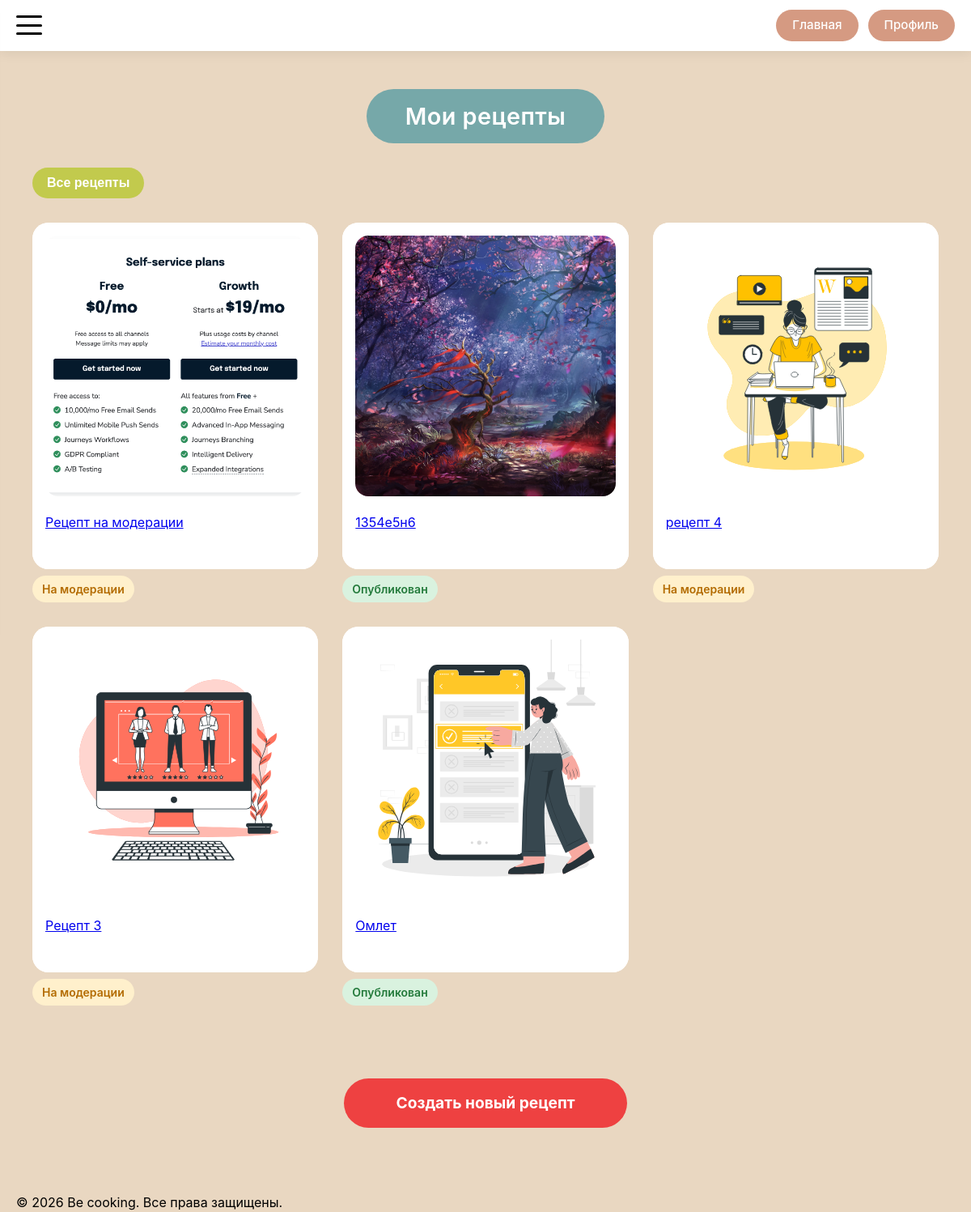
/my-recipes (signed in), run on an earlier commit of the app's database.
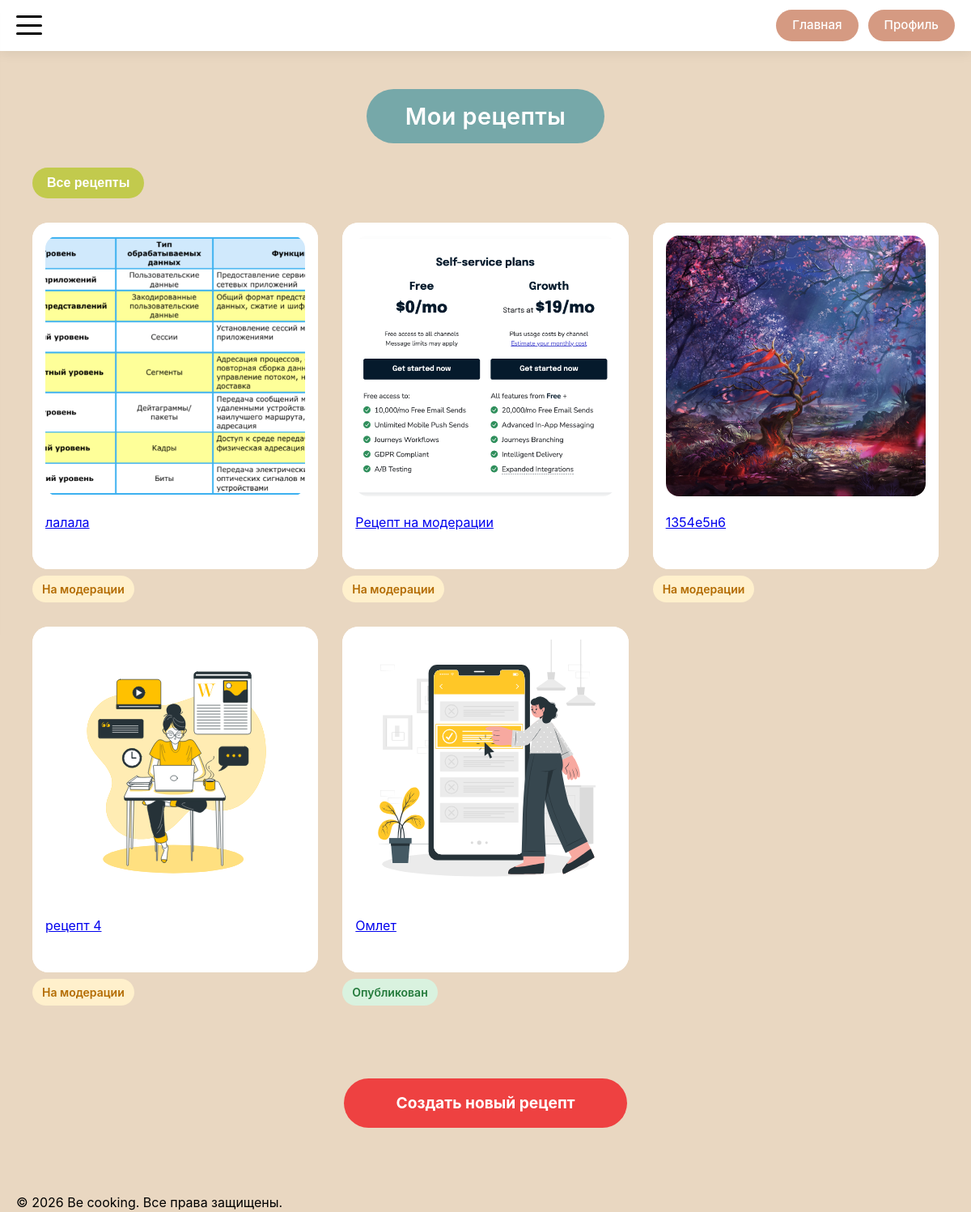
And on a later commit of the database.
### models.py (models this page shows)
class Recipe(db.Model):
    __tablename__ = 'recipe'
    id = db.Column(db.Integer, primary_key=True)
    title = db.Column(db.String(200), nullable=False)
    description = db.Column(db.Text)
    author_id = db.Column(db.Integer, db.ForeignKey('user.id'), nullable=False)
    status = db.Column(db.Enum(RecipeStatusEnum), nullable=False, default=RecipeStatusEnum.PENDING)
    created_at = db.Column(db.DateTime, default=datetime.utcnow)
    updated_at = db.Column(db.DateTime, default=datetime.utcnow, onupdate=datetime.utcnow)
    main_image_url = db.Column(db.String(300))
    ingredients = db.Column(db.JSON)  # В SQLAlchemy JSON может хранить массивы
    steps = db.relationship('RecipeStep', backref='recipe', lazy='dynamic', cascade='all, delete-orphan')
    comments = db.relationship('Comment', backref='recipe', lazy='dynamic', cascade='all, delete-orphan')
    notes = db.relationship('Note', backref='recipe', lazy='dynamic', cascade='all, delete-orphan')
    favorites = db.relationship('Favorite', backref='recipe', lazy='dynamic', cascade='all, delete-orphan')
    cart_items = db.relationship('CartItem', backref='recipe', lazy='dynamic', cascade='all, delete-orphan')

### routes/recipe_routes.py (the view, shortened to what this page needs)
@app.route('/my-recipes')
@login_required
def my_recipes():
    limit = request.args.get('limit', 9, type=int)
    offset = request.args.get('offset', 0, type=int)
    status = request.args.get('status')
    recipes_query = Recipe.query.filter_by(
        author_id=current_user.id
    )
    recipes_query = recipes_query.order_by(Recipe.created_at.desc())
    total = recipes_query.count()
    my_recipes = recipes_query.offset(offset).limit(limit).all()
    has_next = offset + limit < total
    has_prev = offset > 0
    status_labels = {
        'published': 'Опубликованные',
        'pending': 'На модерации',
        'rejected': 'Отклонённые'
    }
    return render_template(
        'my_recipes/my_recipes.html',
        my_recipes=my_recipes,
        limit=limit,
        offset=offset,
        has_next=has_next,
        has_prev=has_prev,
        current_status=status,
        status_labels=status_labels
    )

### app.py (called while the page is built)
@login_manager.user_loader
def load_user(user_id):
    return User.query.get(int(user_id))

@app.context_processor
def inject_enums():
    return dict(UserRoleEnum=UserRoleEnum)

### templates/my_recipes/my_recipes.html (shortened to what this page needs)
{% extends 'base/base.html' %}
{% block main_class %}my-recipes-main{% endblock %}
{% block container_class %}my-recipes-container{% endblock %}
{% block content %}
<div class="my-recipes-header-wrapper">
    <h1 class="my-recipes-title">Мои рецепты</h1>
</div>
<div class="my-recipes-filter-wrapper">
    <div class="dropdown">
        <button class="filter-status-btn" type="button">
            {% if current_status %}
            {{ status_labels[current_status] }}
            {% else %}
            Все рецепты
            {% endif %}
        </button>
    </div>
</div>
<div class="my-recipes-grid">
    {% for recipe in my_recipes %}
    <div class="my-recipe-card">
        {% with
        detail_endpoint = 'recipe_manage',
        item_id = recipe.id
        %}
        {% include 'components/_card.html' with context %}
        {% endwith %}
        {% if recipe.status.value == 'published' %}
        <div class="recipe-status recipe-status-published">Опубликован</div>
        {% elif recipe.status.value == 'pending' %}
        <div class="recipe-status recipe-status-pending">На модерации</div>
        {% elif recipe.status.value == 'rejected' %}
        <div class="recipe-status recipe-status-rejected">Отказано</div>
        {% endif %}
    </div>
    {% else %}
    <p>У вас нет рецептов с таким статусом</p>
    {% endfor %}
</div>
<div class="my-recipes-footer">
    <a href="{{ url_for('recipe_add') }}" class="create-recipe-btn-footer"
       style="text-decoration: none; display: inline-block;">
        Создать новый рецепт
    </a>
</div>
{% endblock %}

### templates/base/base.html (shortened to what this page needs)
<!DOCTYPE html>
<html lang="ru">
<head>
    <link href="https://googleapis.com/css2?family=Inter:opsz,wght@14..32,300;14..32,400;14..32,500;14..32,600;14..32,700&display=swap" rel="stylesheet">
    <link rel="stylesheet" href="{{ url_for('static', filename='css/style.css') }}">
</head>
<body>
    {% if request.endpoint != 'auth' %}
        {% include 'components/_header.html' %}
    {% endif %}
    <main class="main {% block main_class %}{% endblock %}">
        <div class="container {% block container_class %}{% endblock %}">
            {% block content %}{% endblock %}
        </div>
    </main>
    {% if request.endpoint != 'auth' %}
        {% include 'components/_footer.html' %}
    {% endif %}
</body>
</html>

### templates/components/_header.html (shortened to what this page needs)
<header class="header">
    <div class="header-container container">
        <button class="burger-btn" id="burgerBtn">
            <span></span>
            <span></span>
            <span></span>
        </button>
        <div class="header-buttons">
            <a href="{{ url_for('index') }}" class="header-btn">Главная</a>
            {% if current_user.is_authenticated %}
                <a href="{{ url_for('profile') }}" class="header-btn">Профиль</a>
            {% else %}
                <a href="{{ url_for('auth') }}" class="header-btn">Вход</a>
            {% endif %}
        </div>
    </div>
</header>

### templates/components/_card.html (shortened to what this page needs)
{% if detail_endpoint == 'recipe_detail' or  detail_endpoint == 'recipe_manage' %}
<div class="card">
    <a href="{{ url_for(detail_endpoint, recipe_id=item_id) }}"
       class="card-link">
        <div class="card-inner">
            <div class="card-image">
                <img src="{{ recipe.main_image_url if (recipe and recipe.main_image_url) else 'https://placehold.co/400x300' }}"
                     alt="{{ recipe.title if recipe else 'Рецепт' }}">
            </div>
            <div class="card-text">{{ recipe.title if recipe else 'Рецепт' }}</div>
        </div>
    </a>
</div>
{% endif %}

### templates/components/_footer.html
<footer class="footer">
    <div class="footer-container container">
        <p class="footer-text">© {{ now.year if now else '2026' }} Be cooking. Все права защищены.</p>
    </div>
</footer>

What changed in the data, as far as the page shows it:
removed Recipe: main_image_url (picture), title "Рецепт 3", status "На модерации"
added Recipe: main_image_url (picture), title "лалала", status "На модерации"
changed Recipe (number 3 of 5 on the later page): status "Опубликован" → "На модерации"
